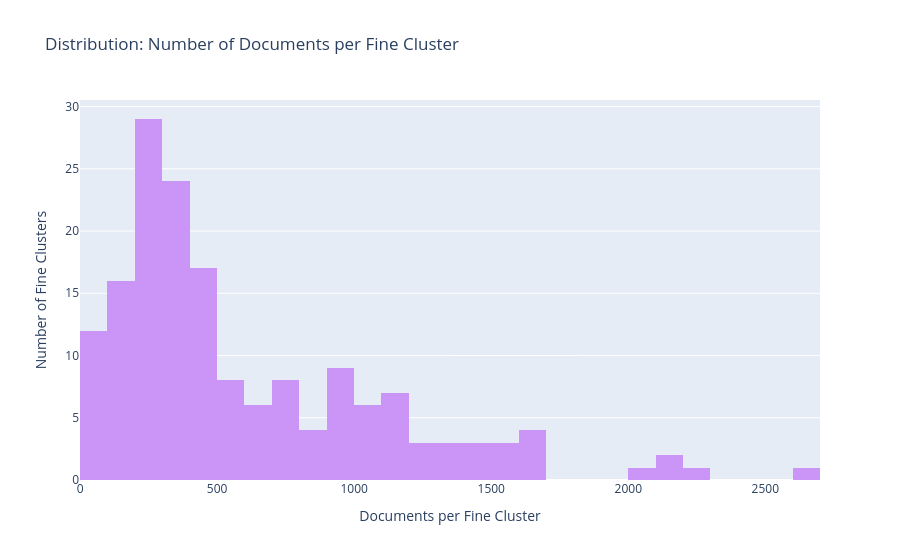

Write notebook code for a chart like this one.
### Code cell
# ==========================================
# Chart 2: Documents per Fine Cluster
# ==========================================
# Plot the distribution of cluster sizes (How many documents end up in a fine cluster?)
fig2 = px.histogram(
    df_fine, 
    x="Size", 
    title="Distribution: Number of Documents per Fine Cluster",
    labels={"Size": "Documents per Fine Cluster"},
    nbins=30, # Adjust this if you want wider/narrower bins
    color_discrete_sequence=['#CB94F7']
)
fig2.update_layout(yaxis_title="Number of Fine Clusters")
fig2.show()

### Figure 1 — Plotly figure (JSON) as saved in the notebook; plotly's stock layout.template omitted (floating-point values rounded to 4 significant figures; data arrays with more than 128 entries replaced by an {"elided": "..."} marker saying what was removed)
{"data": [{"bingroup": "x", "hovertemplate": "Documents per Fine Cluster=%{x}<br>count=%{y}<extra></extra>", "legendgroup": "", "marker": {"color": "#CB94F7", "pattern": {"shape": ""}}, "name": "", "nbinsx": 30, "orientation": "v", "showlegend": false, "type": "histogram", "x": {"elided": "167 int values"}, "xaxis": "x", "yaxis": "y"}], "layout": {"barmode": "relative", "legend": {"tracegroupgap": 0}, "title": {"text": "Distribution: Number of Documents per Fine Cluster"}, "xaxis": {"anchor": "y", "domain": [0, 1], "title": {"text": "Documents per Fine Cluster"}}, "yaxis": {"anchor": "x", "domain": [0, 1], "title": {"text": "Number of Fine Clusters"}}}}
